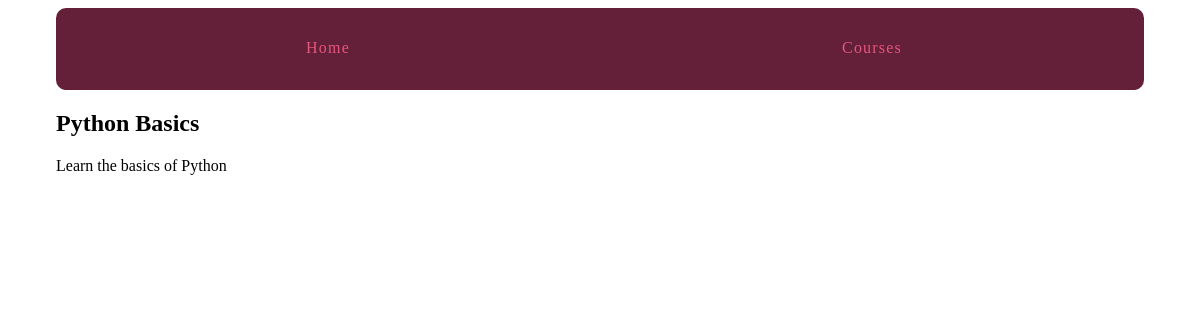
The page /courses/1/ on the database as committed earlier.
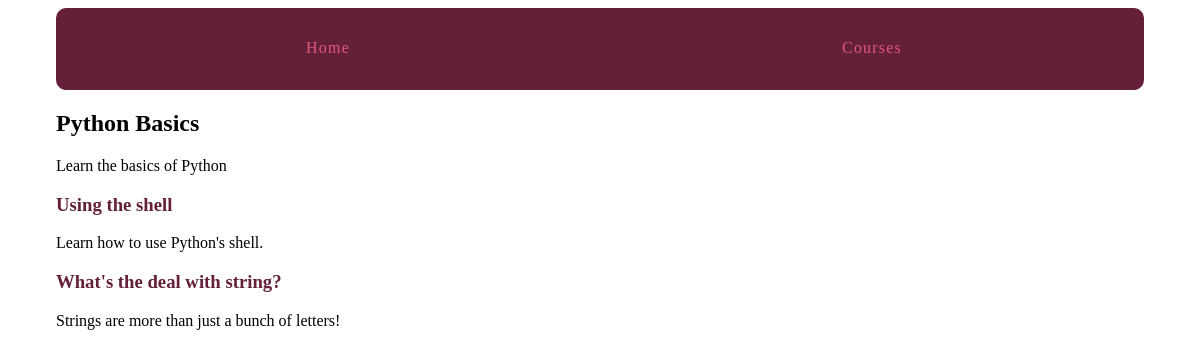
The same page on the database as committed later.
### courses/models.py (models this page shows, shortened)
class Course(models.Model):
    created_at = models.DateTimeField(auto_now_add=True)
    title = models.CharField(max_length=255)
    description = models.TextField()

class Step(models.Model):
    title = models.CharField(max_length=255)
    description = models.TextField()
    content = models.TextField(blank=True, default='')
    order = models.IntegerField(default=0)
    course = models.ForeignKey(Course)
    class Meta:
        ordering = ['order',]

### courses/views.py (the view)
# urls.py: url(r'(?P<pk>\d+)/$', views.course_detail, name='course_detail'),
def course_detail(request, pk):
    course = get_object_or_404(Course, pk=pk)
    return render(request, 'courses/course_detail.html', {'course':course})

### courses/templates/courses/course_detail.html (shortened to what this page needs)
{% extends "layout.html" %}
{% block content %}
<article>
    <h2>{{ course.title }}</h2>
    {{ course.description }}
    <section>
        {% for step in course.step_set.all %}
            <h3>
                <a href="{% url 'courses:step_detail' course_pk=step.course.pk step_pk=step.pk %}">{{ step.title }}</a>
            </h3>
            {{ step.description }}
        {% endfor %}
    </section>
</article>
{% endblock %}

### templates/layout.html (shortened to what this page needs)
{% load static from staticfiles %}
<!doctype html>
<html>
    <head>
        <link rel="stylesheet" href="{% static 'css/layout.css' %}">
    </head>
    <body>
        <div class="site-container">
            <nav>
                <a href="{% url 'home' %}">Home</a>
                <a href="{% url 'courses:list' %}">Courses</a>
            </nav>
            {% block content %}{% endblock %}
        </div>
    </body>
</html>

### assets/css/layout.css (style rules this page uses)
html { box-sizing: border-box; }
*, *::after, *::before { box-sizing: inherit; }
.site-container { max-width: 68em; margin-left: auto; margin-right: auto; }
.site-container::after { clear: both; content: ""; display: table; }
.site-container nav { width: 100%; display: table; width: 100%; table-layout: fixed; border-bottom-left-radius: 10px; border-bottom-right-radius: 10px; border-top-left-radius: 10px; border-top-right-radius: 10px; border-bottom-left-radius: 10px; border-top-left-radius: 10px; border-bottom-right-radius: 10px; border-top-right-radius: 10px; background-color: #642039; margin-bottom: 1em; overflow: hidden; }
.site-container nav a { display: table-cell; width: 8.33333%; padding: 10px; border-bottom: 2px solid #642039; color: #e6557e; letter-spacing: 0.075em; line-height: 60px; text-align: center; text-decoration: none; }
article h2 a, article h3 a { color: #642039; text-decoration: none; }

Rows that differ between the two databases and show on the page:
added Step: title "Using the shell", description "Learn how to use Python's shell."
added Step: title "What's the deal with string?", description "Strings are more than just a bunch of letters!"
